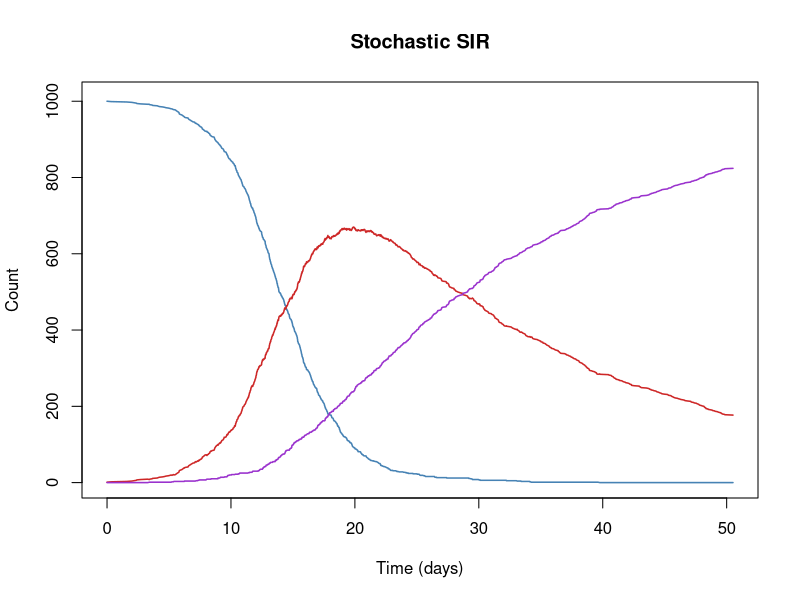

Source code (R):
################################################################################
#      _____ ________        ____ 
#     / ___//  _/ __ \      / __ \
#     \__ \ / // /_/ /_____/ /_/ /
#    ___/ // // _, _/_____/ _, _/ 
#   /____/___/_/ |_|     /_/ |_|  
# 
#   The stochastic SIR model example in R
#   Sean Wu (slwu89@berkeley.edu)
#   May 2019
# 
################################################################################

rm(list=ls());gc()

# initial marking of net
T <- c("inf","rec")
P <- c("S","I","R")

Pre <- matrix(data = c(
  1,1,0,
  0,1,0
),nrow = length(T),ncol = length(P),byrow = TRUE,
dimnames = list(T,P))

Post <- matrix(data = c(
  0,2,0,
  0,0,1
),nrow = length(T),ncol = length(P),byrow = TRUE,
dimnames = list(T,P))

A <- Post - Pre
S <- t(A)

# function to return vector of hazards
hazard <- function(t,state,pars,...){
  
  with(pars,{
    # browser()
    h <- rep(0,length(T))
    h <- setNames(h,T)
    
    enabled <- Pre %*% state
    
    # infection dynamics
    if(enabled["inf",] > 0){
      beta <- R0*gamma
      h["inf"] <- state["S"]*state["I"]*beta
    }
    
    if(enabled["rec",] > 0){
      h["rec"] <- state["I"]*gamma
    }
    
    # if(enabled["wane",] > 0){
    #   h["wane"] <- state["R"]*delta
    # }
    
    return(h)  
  })
  
}

# Gillespie simulator for a SPN
gillespie <- function(M0,tmax,pars,haz,info=100,prealloc=1e4){
  
  time <- 0
  M <- M0
  u <- nrow(S)
  v <- ncol(S)
  
  out <- matrix(data = NaN,nrow = prealloc,ncol = u+1,dimnames = list(NULL,c("time",P)))
  i <- 1
  out[i,] <- c(time,M)
  
  while(time < tmax){
    
    # evaluate hazard function
    h <- haz(time,M,pars)
    
    # if all events have probability 0, break the loop
    if(sum(h) <= .Machine$double.eps){
      break
    }
    
    # Gillespie's direct method: P(what | when) * P(when)
    time <- time + rexp(n = 1,rate = sum(h))
    j <- sample.int(n = v,size = 1,prob = h)
    
    # update marking and output
    M <- M + S[,j]
    i <- i + 1
    if(i > nrow(out)){
      out <- rbind(out,matrix(data = NaN,nrow = prealloc,ncol = u+1,dimnames = list(NULL,c("time",P))))
    }
    out[i,] <- c(time,M)
    
    if(i%%info==0){
      cat(" --- simulation at time: ",time," --- \n")
    }
  }
  
  # dont return rows that are just for memory pre-allocation
  return(
    out[!is.nan(rowSums(out)),]
  )
}

M0 <- setNames(c(1e3,1,0),P)

theta <- list("R0"=0.01,"gamma"=1/20,"delta"=1/365)

pars <- list(Pre=Pre,Post=Post,S=S,T=T,P=P)
pars <- c(pars,theta)

SIR <- gillespie(M0 = M0,tmax = 50,pars = pars,haz = hazard,info = 100)

ymax <- max(SIR[,2:ncol(SIR)]) + 10
SIRcolor <-   c(S="steelblue",I="firebrick3",R="darkorchid3")
plot(x = SIR[,"time"],y = SIR[,"S"],type = "l",col = SIRcolor["S"],lwd = 1.5,
     ylim = c(0,ymax),xlab = "Time (days)",ylab = "Count",main = "Stochastic SIR")
lines(x = SIR[,"time"],y = SIR[,"I"],col = SIRcolor["I"],lwd = 1.5)
lines(x = SIR[,"time"],y = SIR[,"R"],col = SIRcolor["R"],lwd = 1.5)

# plot(x = SIR[,"time"],y = SIR[,"I"],type = "l",col = SIRcolor["I"],lwd = 1.5,
#      xlab = "Time (days)",ylab = "Infecteds")
